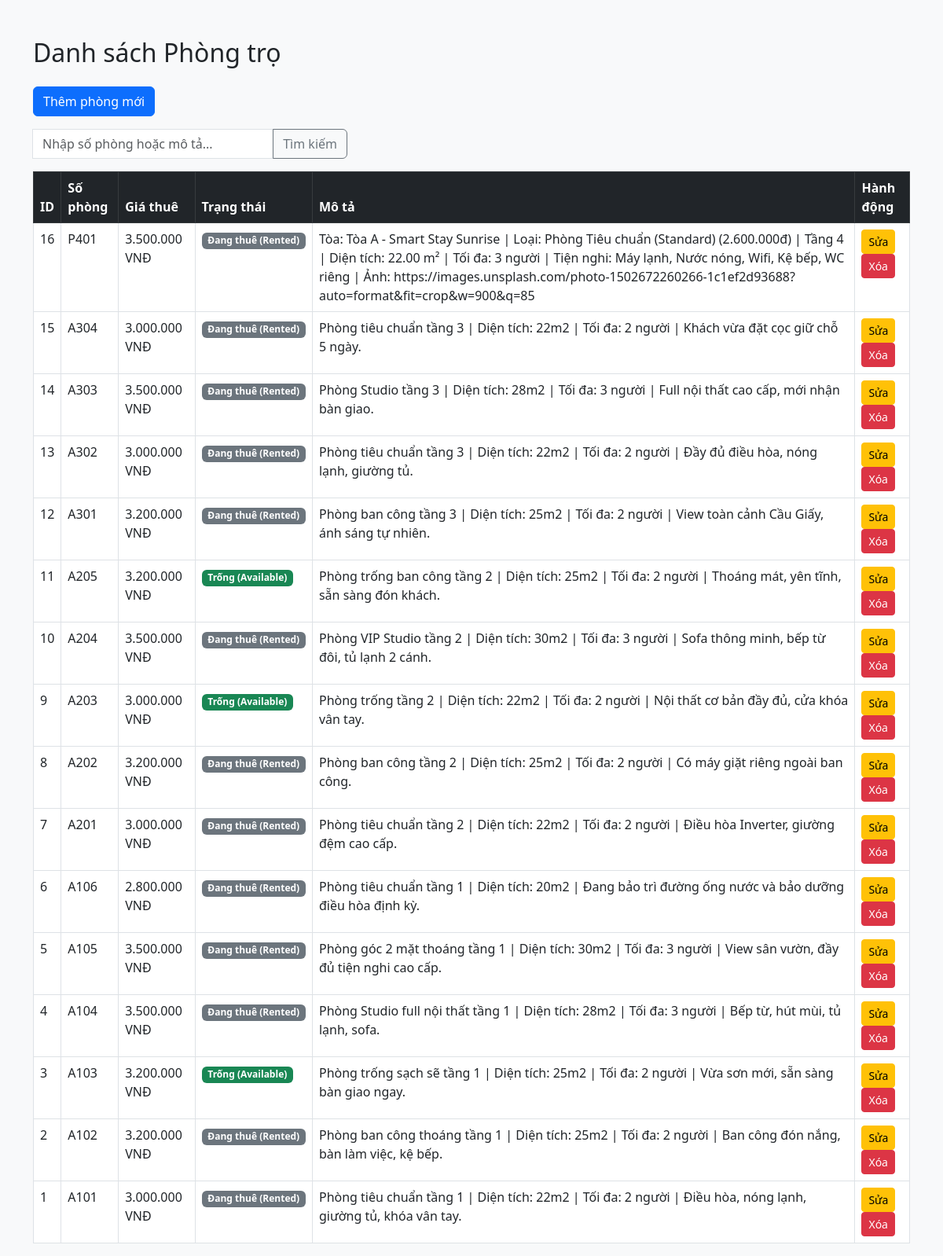
The app's page /BaiTapCaNhan/01_NguyenKimHue/index.php with its own data.
### tables this page shows
CREATE TABLE `rooms` (
  `id` int NOT NULL AUTO_INCREMENT,
  `building_id` int DEFAULT NULL,
  `room_number` varchar(20) NOT NULL,
  `price` decimal(10,2) NOT NULL,
  `status` varchar(20) DEFAULT 'available',
  `description` text,
  `created_at` timestamp NULL DEFAULT CURRENT_TIMESTAMP,
  PRIMARY KEY (`id`),
  UNIQUE KEY `room_number` (`room_number`),
  KEY `idx_rooms_building` (`building_id`),
  CONSTRAINT `fk_rooms_building` FOREIGN KEY (`building_id`) REFERENCES `buildings` (`id`) ON DELETE SET NULL
);

### BaiTapCaNhan/01_NguyenKimHue/controllers/RoomController.php (called while the page is built, shortened)
<?php
require_once __DIR__ . '/../db.php';
require_once __DIR__ . '/../models/RoomModel.php';
class RoomController {
    private $roomModel;
    public function __construct() {
        global $pdo;
        $this->roomModel = new RoomModel($pdo);
    }
    public function index() {
        $keyword = $_GET['keyword'] ?? '';
        if (!empty($keyword)) {
            $rooms = $this->roomModel->searchRooms($keyword);
        } else {
            $rooms = $this->roomModel->getAllRooms();
        }
        require_once __DIR__ . '/../views/rooms/index.php';
    }
}
?>

### BaiTapCaNhan/01_NguyenKimHue/models/RoomModel.php (called while the page is built, shortened)
<?php
class RoomModel {
    private $pdo;
    public function __construct($pdo) {
        $this->pdo = $pdo;
    }
    public function getAllRooms() {
        $stmt = $this->pdo->prepare("SELECT * FROM rooms ORDER BY id DESC");
        $stmt->execute();
        return $stmt->fetchAll();
    }
}
?>

### BaiTapCaNhan/01_NguyenKimHue/views/rooms/index.php (the view, shortened to what this page needs)
<!DOCTYPE html>
<html lang="vi">
<head>
    <link href="https://cdn.jsdelivr.net/npm/bootstrap@5.3.0/dist/css/bootstrap.min.css" rel="stylesheet">
</head>
<body class="bg-light">
<div class="container mt-5">
    <h2 class="mb-4">Danh sách Phòng trọ</h2>
    <a href="index.php?action=create" class="btn btn-primary mb-3">Thêm phòng mới</a>
    <form method="GET" action="index.php" class="input-group mb-3" style="max-width: 400px;">
        <input type="text" name="keyword" class="form-control" placeholder="Nhập số phòng hoặc mô tả..." value="<?= htmlspecialchars($_GET['keyword'] ?? '') ?>">
        <button class="btn btn-outline-secondary" type="submit">Tìm kiếm</button>
    </form>
    <table class="table table-bordered table-hover bg-white">
        <thead class="table-dark">
            <tr>
                <th>ID</th>
                <th>Số phòng</th>
                <th>Giá thuê</th>
                <th>Trạng thái</th>
                <th>Mô tả</th>
                <th>Hành động</th>
            </tr>
        </thead>
        <tbody>
            <?php foreach ($rooms as $room): ?>
            <tr>
                <td><?= $room['id'] ?></td>
                <td><?= htmlspecialchars($room['room_number']) ?></td>
                <td><?= number_format($room['price'], 0, ',', '.') ?> VNĐ</td>
                <td>
                    <?php if($room['status'] == 'available'): ?>
                        <span class="badge bg-success">Trống (Available)</span>
                    <?php else: ?>
                        <span class="badge bg-secondary">Đang thuê (Rented)</span>
                    <?php endif; ?>
                </td>
                <td><?= htmlspecialchars($room['description']) ?></td>
                <td>
                    <a href="index.php?action=edit&id=<?= $room['id'] ?>" class="btn btn-sm btn-warning">Sửa</a>
                    <form method="POST" action="index.php?action=delete" style="display:inline-block;" onsubmit="return confirm('Bạn có chắc muốn xóa phòng này?');">
                        <button type="submit" class="btn btn-sm btn-danger">Xóa</button>
                    </form>
                </td>
            </tr>
            <?php endforeach; ?>
        </tbody>
    </table>
</div>
</body>
</html>

### BaiTapCaNhan/01_NguyenKimHue/index.php
<?php
require_once 'controllers/RoomController.php';
$controller = new RoomController();
$action = $_GET['action'] ?? 'index';
if ($action === 'create') {
    $controller->create();
} elseif ($action === 'edit') {
    $controller->edit();
} elseif ($action === 'delete') {
    $controller->delete();
} else {
    $controller->index();
}
?>

### records on screen
rooms: id "16", room_number "P401", price "3.500.000", status "Đang thuê (Rented)", description "Tòa: Tòa A - Smart Stay Sunrise | Loại: Phòng Tiêu chuẩn (Standard) (2.600.000đ) | Tầng 4 | Diện tích: 22.00 m² | Tối đa: 3 người | Tiện nghi: Máy lạnh, Nước nóng, Wifi, Kệ bếp, WC riêng | Ảnh: https://images.unsplash.com/photo-1502672260266-1c1ef2d93688?auto=format&fit=crop&w=900&q=85"
rooms: id "15", room_number "A304", price "3.000.000", status "Đang thuê (Rented)", description "Phòng tiêu chuẩn tầng 3 | Diện tích: 22m2 | Tối đa: 2 người | Khách vừa đặt cọc giữ chỗ 5 ngày."
rooms: id "14", room_number "A303", price "3.500.000", status "Đang thuê (Rented)", description "Phòng Studio tầng 3 | Diện tích: 28m2 | Tối đa: 3 người | Full nội thất cao cấp, mới nhận bàn giao."
rooms: id "13", room_number "A302", price "3.000.000", status "Đang thuê (Rented)", description "Phòng tiêu chuẩn tầng 3 | Diện tích: 22m2 | Tối đa: 2 người | Đầy đủ điều hòa, nóng lạnh, giường tủ."
rooms: id "12", room_number "A301", price "3.200.000", status "Đang thuê (Rented)", description "Phòng ban công tầng 3 | Diện tích: 25m2 | Tối đa: 2 người | View toàn cảnh Cầu Giấy, ánh sáng tự nhiên."
rooms: id "11", room_number "A205", price "3.200.000", status "Trống (Available)", description "Phòng trống ban công tầng 2 | Diện tích: 25m2 | Tối đa: 2 người | Thoáng mát, yên tĩnh, sẵn sàng đón khách."
rooms: id "10", room_number "A204", price "3.500.000", status "Đang thuê (Rented)", description "Phòng VIP Studio tầng 2 | Diện tích: 30m2 | Tối đa: 3 người | Sofa thông minh, bếp từ đôi, tủ lạnh 2 cánh."
rooms: id "9", room_number "A203", price "3.000.000", status "Trống (Available)", description "Phòng trống tầng 2 | Diện tích: 22m2 | Tối đa: 2 người | Nội thất cơ bản đầy đủ, cửa khóa vân tay."
rooms: id "8", room_number "A202", price "3.200.000", status "Đang thuê (Rented)", description "Phòng ban công tầng 2 | Diện tích: 25m2 | Tối đa: 2 người | Có máy giặt riêng ngoài ban công."
rooms: id "7", room_number "A201", price "3.000.000", status "Đang thuê (Rented)", description "Phòng tiêu chuẩn tầng 2 | Diện tích: 22m2 | Tối đa: 2 người | Điều hòa Inverter, giường đệm cao cấp."
rooms: id "6", room_number "A106", price "2.800.000", status "Đang thuê (Rented)", description "Phòng tiêu chuẩn tầng 1 | Diện tích: 20m2 | Đang bảo trì đường ống nước và bảo dưỡng điều hòa định kỳ."
rooms: id "5", room_number "A105", price "3.500.000", status "Đang thuê (Rented)", description "Phòng góc 2 mặt thoáng tầng 1 | Diện tích: 30m2 | Tối đa: 3 người | View sân vườn, đầy đủ tiện nghi cao cấp."
rooms: id "4", room_number "A104", price "3.500.000", status "Đang thuê (Rented)", description "Phòng Studio full nội thất tầng 1 | Diện tích: 28m2 | Tối đa: 3 người | Bếp từ, hút mùi, tủ lạnh, sofa."
rooms: id "3", room_number "A103", price "3.200.000", status "Trống (Available)", description "Phòng trống sạch sẽ tầng 1 | Diện tích: 25m2 | Tối đa: 2 người | Vừa sơn mới, sẵn sàng bàn giao ngay."
rooms: id "2", room_number "A102", price "3.200.000", status "Đang thuê (Rented)", description "Phòng ban công thoáng tầng 1 | Diện tích: 25m2 | Tối đa: 2 người | Ban công đón nắng, bàn làm việc, kệ bếp."
rooms: id "1", room_number "A101", price "3.000.000", status "Đang thuê (Rented)", description "Phòng tiêu chuẩn tầng 1 | Diện tích: 22m2 | Tối đa: 2 người | Điều hòa, nóng lạnh, giường tủ, khóa vân tay."
